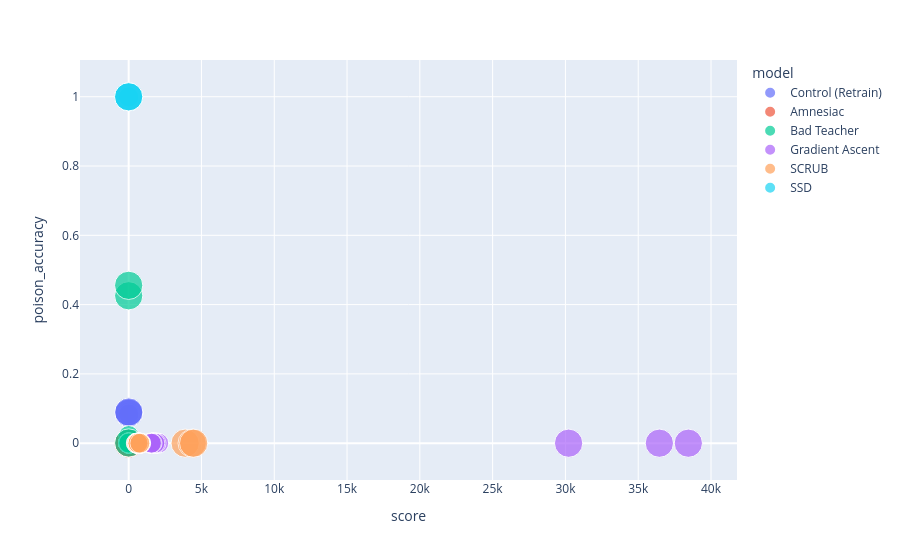

Notebook code cell kept with this figure:
### Code cell
px.scatter(
    data_df[data_df['distinguisher'] == 'kld'],
    x='score',
    y='poison_accuracy',
    color='model',
    size='poison_rate'
)

### Figure 1 — Plotly figure (JSON) as saved in the notebook; plotly's stock layout.template omitted (floating-point values rounded to 4 significant figures)
{"data": [{"hovertemplate": "model=Control (Retrain)<br>score=%{x}<br>poison_accuracy=%{y}<br>poison_rate=%{marker.size}<extra></extra>", "legendgroup": "Control (Retrain)", "marker": {"color": "#636efa", "size": [0.1, 0.1, 0.1, 0.1, 0.1, 0.1, 0.1, 0.1, 0.1, 0.1, 0.1, 0.1, 0.1, 0.1, 0.1, 0.1, 0.1, 0.1, 0.1, 0.1, 0.1, 0.1, 0.1, 0.1, 0.1, 0.1, 0.1, 0.1, 0.1, 0.1, 0.1, 0.1, 0.2, 0.2, 0.2], "sizemode": "area", "sizeref": 0.0005, "symbol": "circle"}, "mode": "markers", "name": "Control (Retrain)", "orientation": "v", "showlegend": true, "type": "scatter", "x": [9.437, 9.588, 9.626, 9.581, 9.776, 9.395, 9.742, 9.512, 9.289, 9.809, 9.675, 9.713, 9.637, 9.747, 9.128, 9.551, 9.393, 9.177, 9.256, 9.454, 9.396, 9.504, 9.268, 9.315, 9.503, 9.501, 9.7, 9.778, 9.749, 9.751, 9.575, 9.531, 9.275, 9.233, 9.062], "xaxis": "x", "y": [0.091, 0.084, 0.0852, 0.0864, 0.087, 0.0848, 0.0794, 0.0834, 0.0872, 0.0826, 0.0846, 0.0858, 0.0862, 0.0838, 0.0836, 0.0842, 0.0962, 0.0848, 0.093, 0.0882, 0.0852, 0.0886, 0.0812, 0.091, 0.0864, 0.0896, 0.0846, 0.0816, 0.0794, 0.0828, 0.0782, 0.0846, 0.0868, 0.0872, 0.09], "yaxis": "y"}, {"hovertemplate": "model=Amnesiac<br>score=%{x}<br>poison_accuracy=%{y}<br>poison_rate=%{marker.size}<extra></extra>", "legendgroup": "Amnesiac", "marker": {"color": "#EF553B", "size": [0.1, 0.1, 0.1, 0.1, 0.1, 0.1, 0.1, 0.1, 0.1, 0.1, 0.1, 0.1, 0.1, 0.1, 0.1, 0.1, 0.1, 0.1, 0.1, 0.1, 0.1, 0.1, 0.1, 0.1, 0.1, 0.1, 0.1, 0.1, 0.1, 0.1, 0.1, 0.1, 0.2, 0.2, 0.2], "sizemode": "area", "sizeref": 0.0005, "symbol": "circle"}, "mode": "markers", "name": "Amnesiac", "orientation": "v", "showlegend": true, "type": "scatter", "x": [7.136, 7.341, 7.356, 7.265, 6.891, 7.33, 6.982, 6.97, 7.019, 6.724, 7.013, 7.137, 6.633, 7.299, 7.471, 7.345, 7.566, 7.812, 7.498, 6.857, 7.151, 7.191, 7.082, 7.286, 7.841, 6.889, 7.652, 7.139, 7.261, 6.863, 6.867, 7.901, 7.312, 7.373, 7.393], "xaxis": "x", "y": [0.0004, 0.0, 0.0006, 0.0002, 0.0, 0.0, 0.0, 0.0, 0.0, 0.0004, 0.0, 0.0002, 0.002, 0.0002, 0.0, 0.0, 0.0, 0.0, 0.0, 0.0, 0.0002, 0.0, 0.0, 0.0006, 0.0, 0.0, 0.0, 0.0, 0.0, 0.0, 0.0, 0.0, 0.0001, 0.0, 0.0], "yaxis": "y"}, {"hovertemplate": "model=Bad Teacher<br>score=%{x}<br>poison_accuracy=%{y}<br>poison_rate=%{marker.size}<extra></extra>", "legendgroup": "Bad Teacher", "marker": {"color": "#00cc96", "size": [0.1, 0.1, 0.1, 0.1, 0.1, 0.1, 0.1, 0.1, 0.1, 0.1, 0.1, 0.1, 0.1, 0.1, 0.1, 0.1, 0.1, 0.1, 0.1, 0.1, 0.1, 0.1, 0.1, 0.1, 0.1, 0.1, 0.1, 0.1, 0.1, 0.1, 0.1, 0.1, 0.2, 0.2, 0.2], "sizemode": "area", "sizeref": 0.0005, "symbol": "circle"}, "mode": "markers", "name": "Bad Teacher", "orientation": "v", "showlegend": true, "type": "scatter", "x": [2.717, 2.85, 2.823, 2.957, 2.863, 2.884, 2.79, 2.81, 2.864, 2.782, 2.864, 2.796, 2.808, 2.939, 2.926, 2.829, 2.881, 2.741, 2.817, 2.784, 2.884, 2.926, 2.938, 2.924, 2.885, 2.847, 2.708, 2.991, 2.7, 2.936, 3.062, 2.742, 3.189, 1.64, 1.556], "xaxis": "x", "y": [0.022, 0.0, 0.0006, 0.0, 0.001, 0.0004, 0.0, 0.0006, 0.0, 0.0006, 0.0002, 0.0002, 0.0002, 0.0, 0.0006, 0.0008, 0.0, 0.0004, 0.0002, 0.0006, 0.0002, 0.0002, 0.0002, 0.0, 0.0002, 0.0002, 0.0, 0.0002, 0.0016, 0.0006, 0.0002, 0.0006, 0.0007, 0.4255, 0.4556], "yaxis": "y"}, {"hovertemplate": "model=Gradient Ascent<br>score=%{x}<br>poison_accuracy=%{y}<br>poison_rate=%{marker.size}<extra></extra>", "legendgroup": "Gradient Ascent", "marker": {"color": "#ab63fa", "size": [0.1, 0.1, 0.1, 0.1, 0.1, 0.1, 0.1, 0.1, 0.1, 0.1, 0.1, 0.1, 0.1, 0.1, 0.1, 0.1, 0.1, 0.1, 0.1, 0.1, 0.1, 0.1, 0.1, 0.1, 0.1, 0.1, 0.1, 0.1, 0.1, 0.1, 0.1, 0.1, 0.2, 0.2, 0.2], "sizemode": "area", "sizeref": 0.0005, "symbol": "circle"}, "mode": "markers", "name": "Gradient Ascent", "orientation": "v", "showlegend": true, "type": "scatter", "x": [1681.0, 1703.0, 1613.0, 1710.0, 1600.0, 1629.0, 1670.0, 1631.0, 1844.0, 1750.0, 1610.0, 1858.0, 1437.0, 1653.0, 1564.0, 1966.0, 1857.0, 1545.0, 1745.0, 1925.0, 1698.0, 2061.0, 1722.0, 1739.0, 1706.0, 1632.0, 1814.0, 1644.0, 1886.0, 1792.0, 1611.0, 1560.0, 38440.0, 30220.0, 36450.0], "xaxis": "x", "y": [0.0, 0.0, 0.0, 0.0, 0.0, 0.0, 0.0, 0.0, 0.0, 0.0, 0.0, 0.0, 0.0, 0.0, 0.0, 0.0, 0.0, 0.0, 0.0, 0.0, 0.0, 0.0, 0.0, 0.0, 0.0, 0.0, 0.0, 0.0, 0.0, 0.0, 0.0, 0.0, 0.0, 0.0, 0.0], "yaxis": "y"}, {"hovertemplate": "model=SCRUB<br>score=%{x}<br>poison_accuracy=%{y}<br>poison_rate=%{marker.size}<extra></extra>", "legendgroup": "SCRUB", "marker": {"color": "#FFA15A", "size": [0.1, 0.1, 0.1, 0.1, 0.1, 0.1, 0.1, 0.1, 0.1, 0.1, 0.1, 0.1, 0.1, 0.1, 0.1, 0.1, 0.1, 0.1, 0.1, 0.1, 0.1, 0.1, 0.1, 0.1, 0.1, 0.1, 0.1, 0.1, 0.1, 0.1, 0.1, 0.1, 0.2, 0.2, 0.2], "sizemode": "area", "sizeref": 0.0005, "symbol": "circle"}, "mode": "markers", "name": "SCRUB", "orientation": "v", "showlegend": true, "type": "scatter", "x": [670.0, 606.9, 824.8, 612.6, 787.5, 797.9, 727.6, 777.2, 591.6, 740.4, 686.6, 698.1, 787.6, 763.0, 604.5, 717.1, 612.1, 724.8, 666.1, 553.5, 526.4, 678.3, 553.4, 669.7, 691.2, 734.1, 723.8, 644.0, 602.9, 646.9, 637.2, 772.2, 3879.0, 4361.0, 4466.0], "xaxis": "x", "y": [0.0, 0.0, 0.0, 0.0, 0.0, 0.0, 0.0, 0.0, 0.0, 0.0, 0.0, 0.0, 0.0, 0.0, 0.0, 0.0, 0.0, 0.0, 0.0, 0.0, 0.0, 0.0, 0.0, 0.0, 0.0, 0.0, 0.0, 0.0, 0.0, 0.0, 0.0, 0.0, 0.0, 0.0, 0.0], "yaxis": "y"}, {"hovertemplate": "model=SSD<br>score=%{x}<br>poison_accuracy=%{y}<br>poison_rate=%{marker.size}<extra></extra>", "legendgroup": "SSD", "marker": {"color": "#19d3f3", "size": [0.1, 0.1, 0.1, 0.1, 0.1, 0.1, 0.1, 0.1, 0.1, 0.1, 0.1, 0.1, 0.1, 0.1, 0.1, 0.1, 0.1, 0.1, 0.1, 0.1, 0.1, 0.1, 0.1, 0.1, 0.1, 0.1, 0.1, 0.1, 0.1, 0.1, 0.1, 0.1, 0.2, 0.2, 0.2], "sizemode": "area", "sizeref": 0.0005, "symbol": "circle"}, "mode": "markers", "name": "SSD", "orientation": "v", "showlegend": true, "type": "scatter", "x": [0.0, 0.0, 0.0, 0.0, 0.0, 0.0, 0.0, 0.0, 0.0, 0.0, 0.0, 0.0, 0.0, 0.0, 0.0, 0.0, 0.0, 0.0, 0.0, 0.0, 0.0, 0.0, 0.0, 0.0, 0.0, 1.967e-11, 0.0, 0.0, 0.0, 0.0, 0.0, 0.0, 0.0, 0.0, 0.0], "xaxis": "x", "y": [1.0, 0.9996, 1.0, 1.0, 0.9996, 1.0, 0.9998, 1.0, 1.0, 0.9998, 1.0, 1.0, 0.9996, 0.9988, 1.0, 0.9998, 1.0, 0.9996, 1.0, 0.9998, 1.0, 0.9998, 1.0, 1.0, 1.0, 0.9994, 0.9998, 1.0, 0.9998, 1.0, 0.9994, 0.9996, 0.9998, 0.9998, 0.9998], "yaxis": "y"}], "layout": {"legend": {"itemsizing": "constant", "title": {"text": "model"}, "tracegroupgap": 0}, "margin": {"t": 60}, "xaxis": {"anchor": "y", "domain": [0, 1], "title": {"text": "score"}}, "yaxis": {"anchor": "x", "domain": [0, 1], "title": {"text": "poison_accuracy"}}}}
